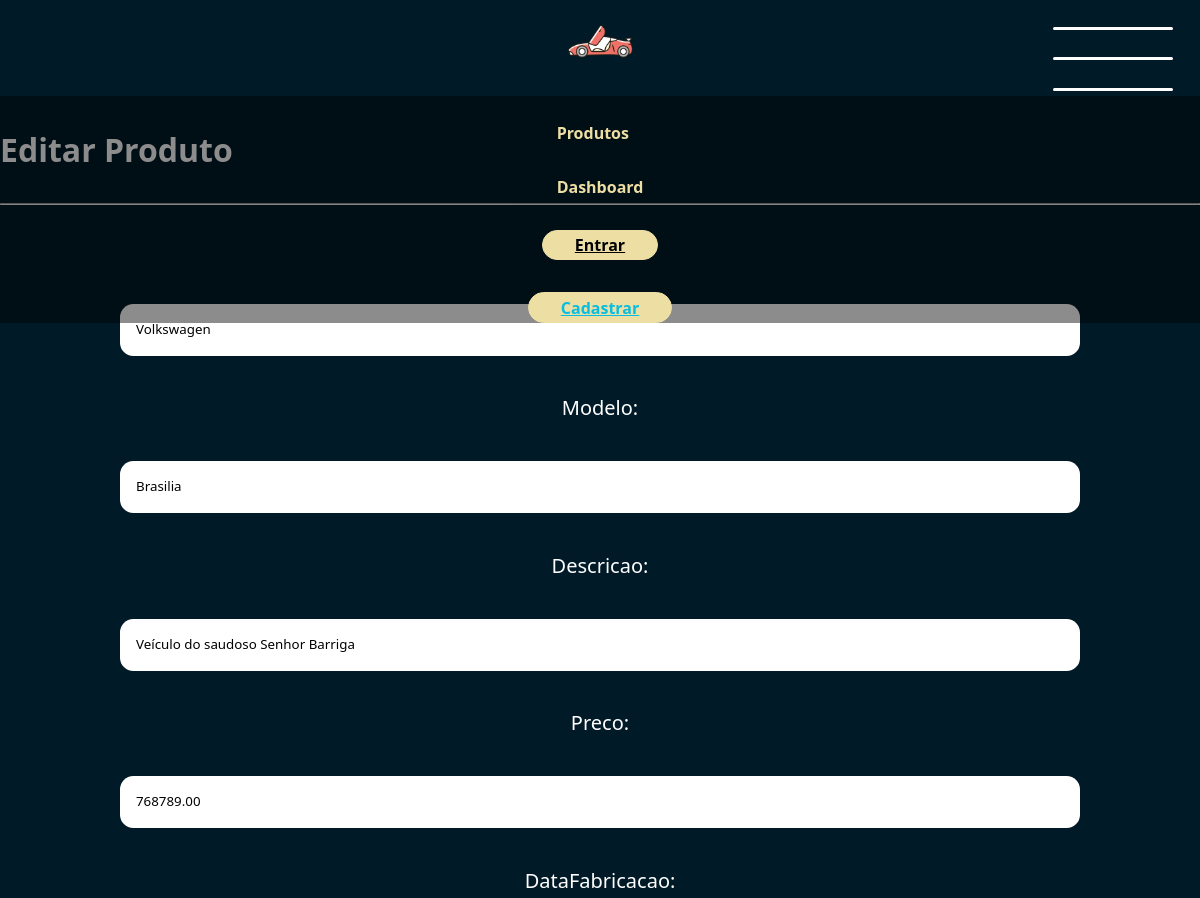
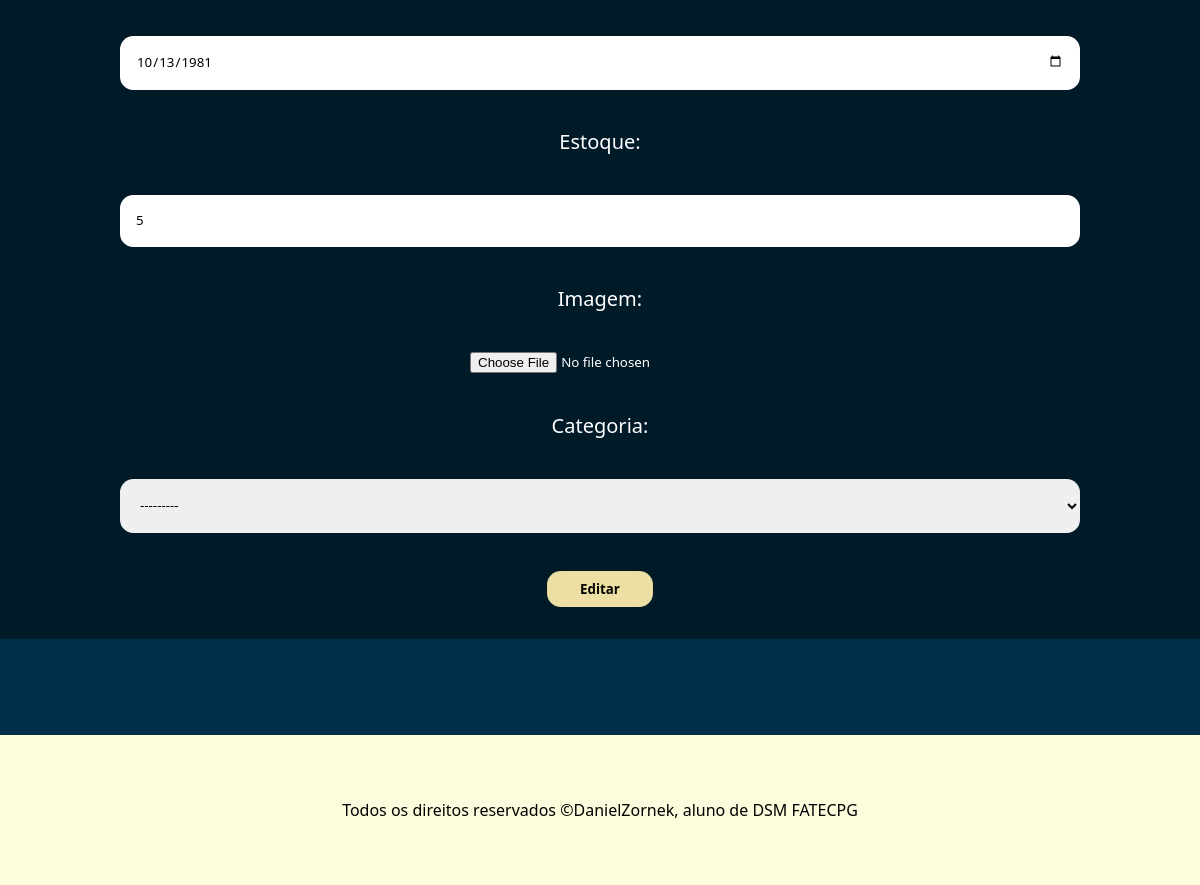
/editar-produto/3, run on an earlier commit of the app's database (2 pictures, top to bottom).
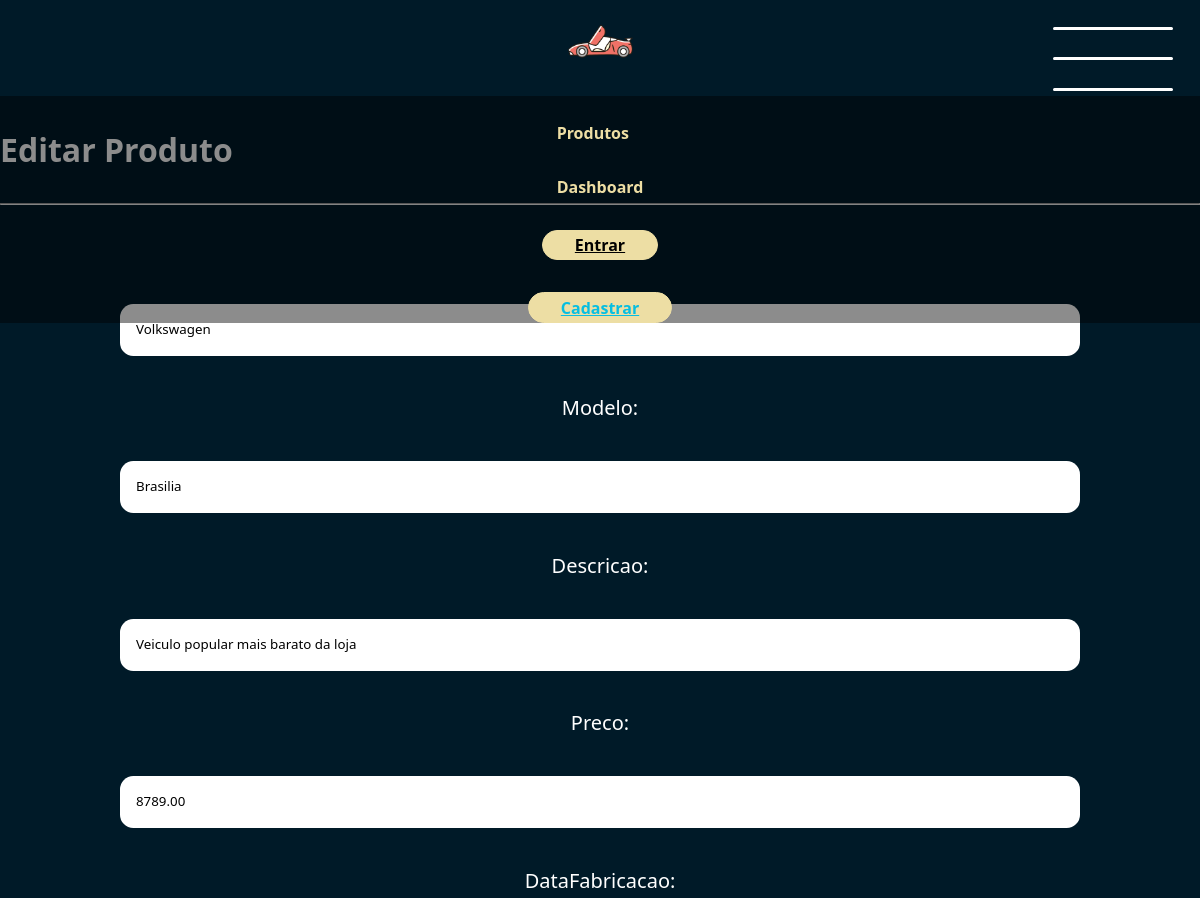
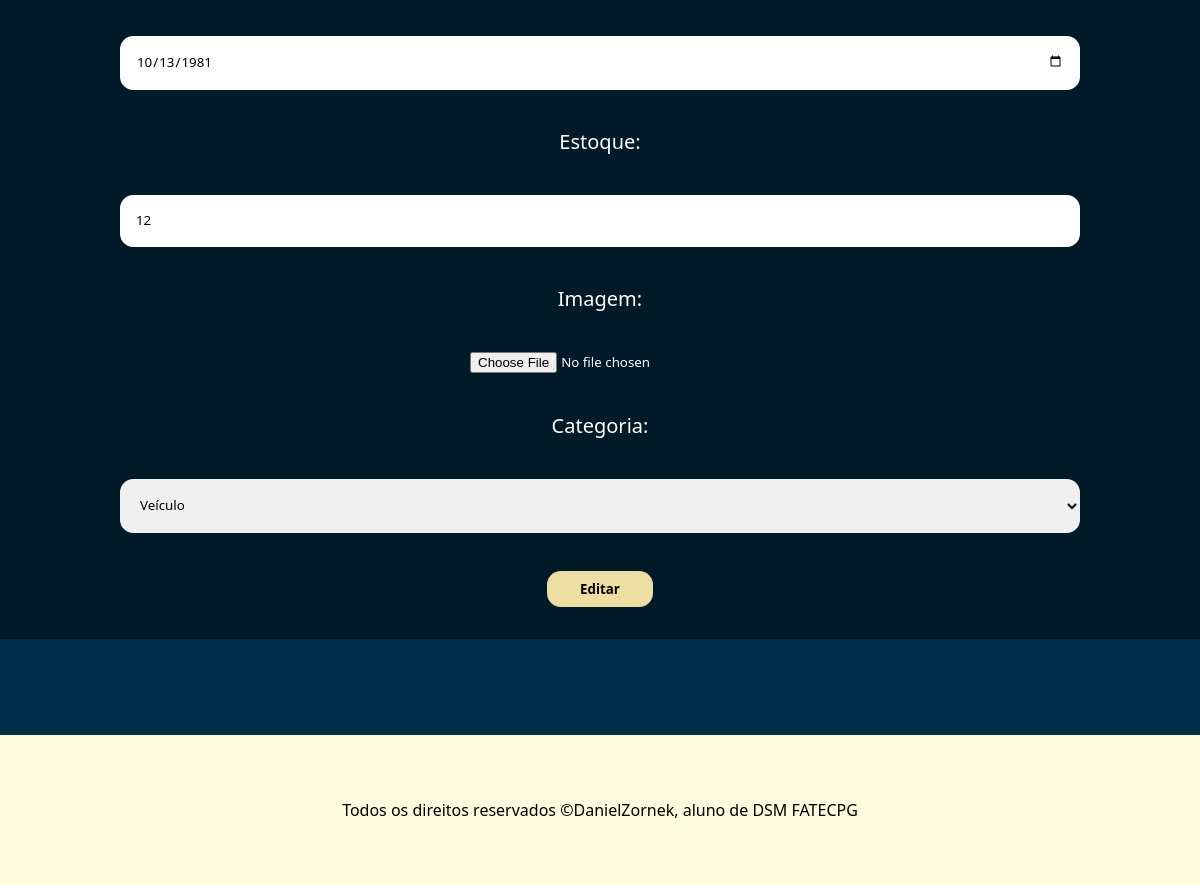
And on a later commit of the database (2 pictures, top to bottom).
### app/models.py (models this page shows, shortened)
class Veiculo(models.Model):
    marca = models.CharField(max_length=80)
    modelo = models.CharField(max_length=80)
    descricao = models.CharField(max_length=200)
    preco = models.DecimalField(max_digits=15, decimal_places=2)
    dataFabricacao = models.DateField()
    estoque = models.IntegerField()
    imagem = models.ImageField(upload_to='imagens/')
    categoria = models.ForeignKey(Categoria, on_delete=models.SET_NULL, null=True, blank=True)

### app/views.py (the view)
# urls.py: path("editar-produto/<int:veiculo_cd>", views.editar_produto, name="editar_produto"),
def editar_produto(request, veiculo_cd):
    veiculo = Veiculo.objects.get(id=veiculo_cd)
    formVeiculoEditar = VeiculoForm(request.POST or None, instance=veiculo)
    if request.POST:
        if formVeiculoEditar.is_valid():
            formVeiculoEditar.save()
            return redirect("exibirProdutos")
    else:
        return render(request, "editar_produto.html", {'formEditarVeiculo' : formVeiculoEditar})

### app/forms.py
class VeiculoForm(forms.ModelForm):
    class Meta:
        model = Veiculo
        fields = ('marca', 'modelo', 'descricao', 'preco', 'dataFabricacao', 'estoque', 'imagem', 'categoria')
        widgets = {
            'marca' : forms.TextInput(attrs={'type':'text', 'class':'form-input'}),
            'modelo' : forms.TextInput(attrs={'type':'text', 'class':'form-input'}),
            'descricao' : forms.TextInput(attrs={'type':'text', 'class':'form-input'}),
            'preco' : forms.TextInput(attrs={'type':'number', 'class':'form-input'}),
            'dataFabricacao' : forms.TextInput(attrs={'type':'date', 'class':'form-input'}),
            'estoque' : forms.TextInput(attrs={'type':'number', 'class':'form-input'}),
            'imagem' : forms.FileInput(attrs={'accept': 'image/*'}),
            'categoria' : forms.Select(attrs={
                    'placeholder': 'Selecione a Categoria',
                    'class':'form-input'
                })
        }

### app/models.py (called while the page is built)
    def __str__(self):
        return f"{self.nome}"

### app/templates/editar_produto.html (shortened to what this page needs)
{% extends "template.html" %}
{% load static %}
{% block style %} <link rel="stylesheet" href="{% static '_forms.css' %}"> {% endblock %}
{% block conteudo %}
    <h1>Editar Produto</h1>
    <hr>
    <form class="form" method="post" enctype="multipart/form-data">
        {{ formEditarVeiculo.as_p }}
        <button type="submit" class="form-button">
            Editar
        </button>
    </form>
{% endblock %}

What changed in the data, as far as the page shows it:
changed Veiculo "Volkswagen": descricao "Veículo do saudoso Senhor Barriga" → "Veiculo popular mais barato da loja"; preco "768789.00" → "8789.00"; estoque "5" → "12"; categoria "---------" → "Veículo"
